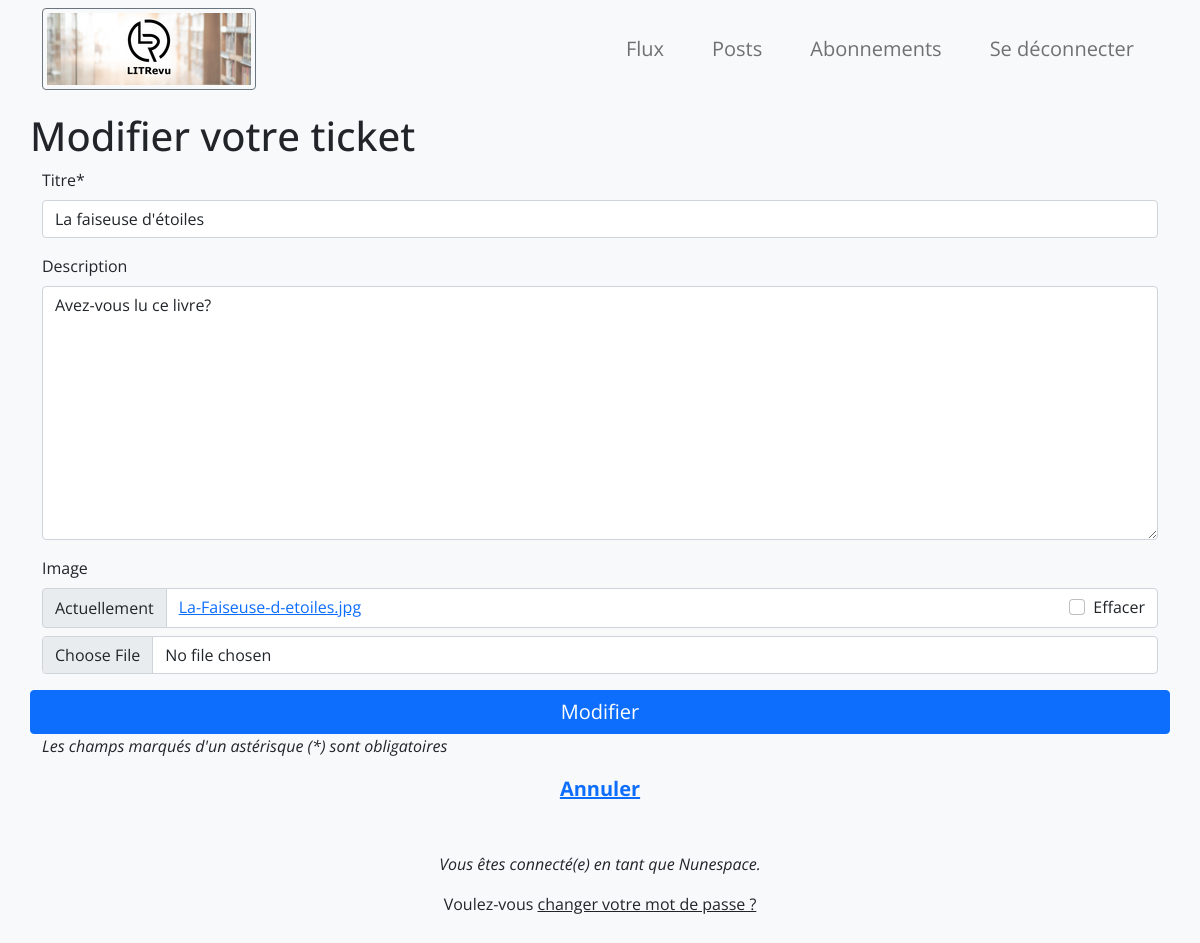
The app's page /ticket/29/modifier/ (signed in) with its own data.
### review/models.py (models this page shows, shortened)
class Ticket(models.Model):
    title = models.fields.CharField(max_length=128, verbose_name="Titre")
    description = models.fields.TextField(max_length=2048, blank=True, verbose_name="Description")
    user = models.ForeignKey(settings.AUTH_USER_MODEL, on_delete=models.CASCADE)
    image = models.ImageField(max_length=100, null=True, blank=True, verbose_name="Image")
    time_created = models.DateTimeField(auto_now_add=True)
    review = models.BooleanField(default=False)

### authentication/models.py (models this page shows)
class User(AbstractUser):
    pass

### review/views.py (the view)
# urls.py: path("ticket/<int:id>/modifier/", review.views.ticket_update, name="update_ticket"),
@login_required
def ticket_update(request, id):
    ticket = Ticket.objects.get(id=id)
    if request.method == "POST":
        form = TicketForm(request.POST, request.FILES, instance=ticket)
        if form.is_valid():
            form.save()
            return redirect("my_posts")
    else:
        form = TicketForm(instance=ticket)
    return render(request, "review/ticket_update.html", {"form": form})

### review/forms.py
class TicketForm(forms.ModelForm):
    class Meta:
        model = Ticket
        fields = ['title', 'description', 'image']
        widgets = {
            "title": forms.TextInput(attrs={'placeholder': 'Titre du livre ou article'})
        }

### review/templates/review/ticket_update.html (shortened to what this page needs)
{% extends 'base.html' %}
{% load crispy_forms_tags %}
{% block content %}
    <div class="container">
        <h1 class="row">Modifier votre ticket</h1>
        <form method="post" enctype="multipart/form-data" class="row">
            {{ form|crispy }}
            <button type="submit" class="btn btn-primary fs-5">Modifier</button>
        </form>
        <p class="fst-italic">Les champs marqués d'un astérisque (*) sont obligatoires</p>
        <div class="row text-center my-3">
            <a class=" fw-bold fs-5" href="{% url 'my_posts' %}">Annuler</a>
        </div>
    </div>
{% endblock content %}

### templates/base.html (shortened to what this page needs)
{% load static %}
<!DOCTYPE html>
<html lang="fr">
    <head>
        <link href="https://cdn.jsdelivr.net/npm/bootstrap@5.0.2/dist/css/bootstrap.min.css" rel="stylesheet">
    </head>
    <header role="banner" class="py-4">
        <nav role="navigation" aria-label="Navigation Principale" class="navbar navbar-expand-sm navbar-light bg-light fixed-top">
            <div class="container">
                {% if user.is_authenticated %}
                <span class=" navbar-brand border border-secondary fw-bold p-1 rounded text-light">
                    <img src="{% static 'images/LITrevu_banner.png' %}" class="w-100" alt="Logo LITRevu" role="img">
                </span>
                <div class="collapse navbar-collapse justify-content-end" id="navbarNav">
                    <ul class="navbar-nav mt-3 my-sm-auto">
                        <li class="nav-item px-3">
                            <a id= "flux" class="nav-link btn-lg btn-outline-info"  href="{% url 'feed' %}">Flux</a>
                        </li>
                        <li class="nav-item px-3">
                            <a class="nav-link btn-lg btn-outline-info" href="{% url 'my_posts' %}">Posts</a>
                        </li>
                        <li class="nav-item px-3">
                            <a class="nav-link btn-lg btn-outline-info" href="{% url 'user_follows' %}">Abonnements</a>
                        </li>
                        <li class="nav-item px-3">
                            <a class="nav-link btn-lg btn-outline-info" href="{% url 'logout' %}">Se déconnecter</a>
                        </li>
                    </ul>
                </div>
            </div>
        {% endif %}
    </header>
    <body class="bg-light mt-5" style="font-family: 'Open Sans', sans-serif;">
        <main>
            {% block content %}{% endblock content %}
        </main>
    </body>
    <footer>
        {% if user.is_authenticated %}
        <div class="container">
            <div class="row text-center m-5">
                <p class=" fst-italic">Vous êtes connecté(e) en tant que {{ request.user }}. </p>
                <p>Voulez-vous <a href="{% url 'password_change' %}" class="text-dark">changer votre mot de passe ?</a></p>
            </div>
        {% endif %}
        </div>
    </footer>
</html>

### records on screen
Ticket: title "La faiseuse d'étoiles", description "Avez-vous lu ce livre?"
User: user "Nunespace"
